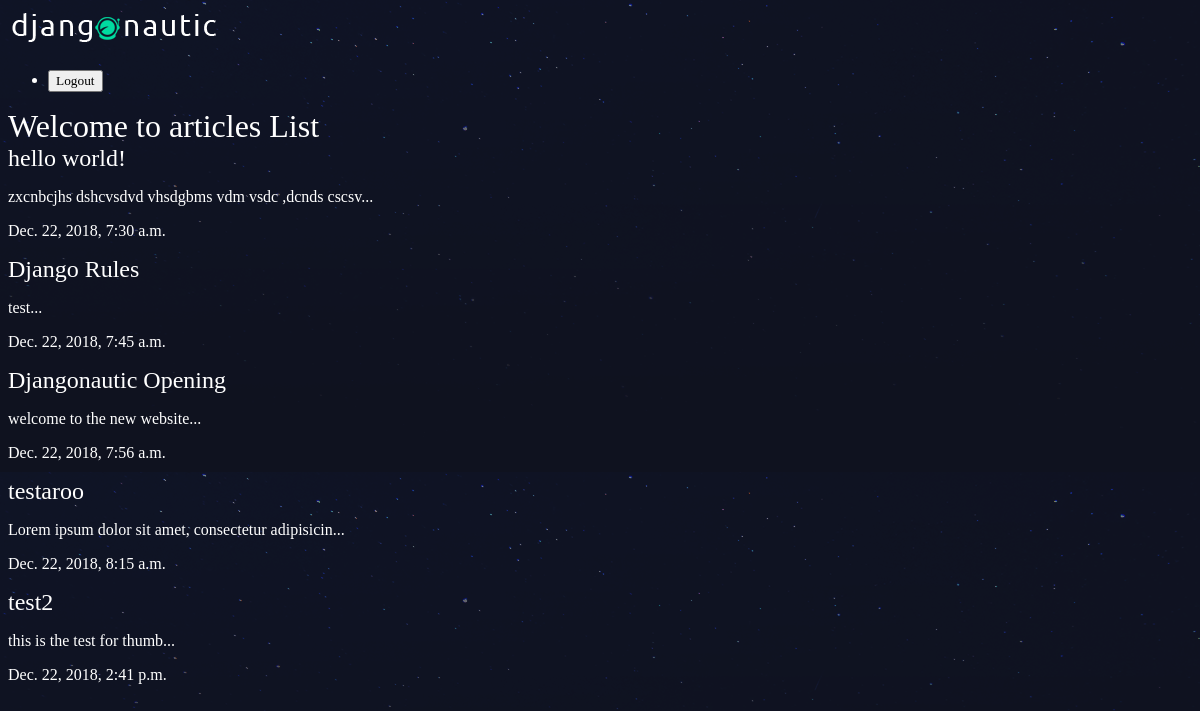
The app's page /articles/ with its own data.
### articles/models.py (models this page shows, shortened)
class Article(models.Model):
    title = models.CharField(max_length = 100)
    slug = models.SlugField()
    body = models.TextField()
    date = models.DateTimeField(auto_now_add = True)
    thumb = models.ImageField(default='default.png', blank=True)
    def snippet(self):
        return self.body[:50] + '...'

### articles/views.py (the view)
def article_list(request):
    articles = Article.objects.all().order_by('date')
    return render(request, 'articles/article_list.html', {'articles': articles})

### articles/templates/articles/article_list.html
{% extends 'base_layout.html' %}
{% block content %}
    <h1>Welcome to articles List</h1>
    <div class="articles">
      {% for article in articles %}
      <div class="article">
        <h2><a href="{% url 'articles:detail' slug=article.slug %}">{{ article.title }}</a></h2>
        <p>{{ article.snippet }}</p>
        <p>{{ article.date }}</p>
      </div>
      {% endfor %}
    </div>
{% endblock %}

### assets/style.css (style rules this page uses)
body { background-color: #0f121f; background-image: url(stars.png); background-repeat-y: no-repeat; color: #fff; }
body * { font-family: Ubuntu; }
h1, h2, h3, h4, h5 { font-weight: normal; margin: 0; }
a, a:hover, a:visited { color: #fff; text-decoration: none; }

### records on screen
Article: title "hello world!", snippet "zxcnbcjhs dshcvsdvd vhsdgbms vdm vsdc ,dcnds cscsv...", date "Dec. 22, 2018, 7:30 a.m."
Article: title "Django Rules", snippet "test...", date "Dec. 22, 2018, 7:45 a.m."
Article: title "Djangonautic Opening", snippet "welcome to the new website...", date "Dec. 22, 2018, 7:56 a.m."
Article: title "testaroo", snippet "Lorem ipsum dolor sit amet, consectetur adipisicin...", date "Dec. 22, 2018, 8:15 a.m."
Article: title "test2", snippet "this is the test for thumb...", date "Dec. 22, 2018, 2:41 p.m."
